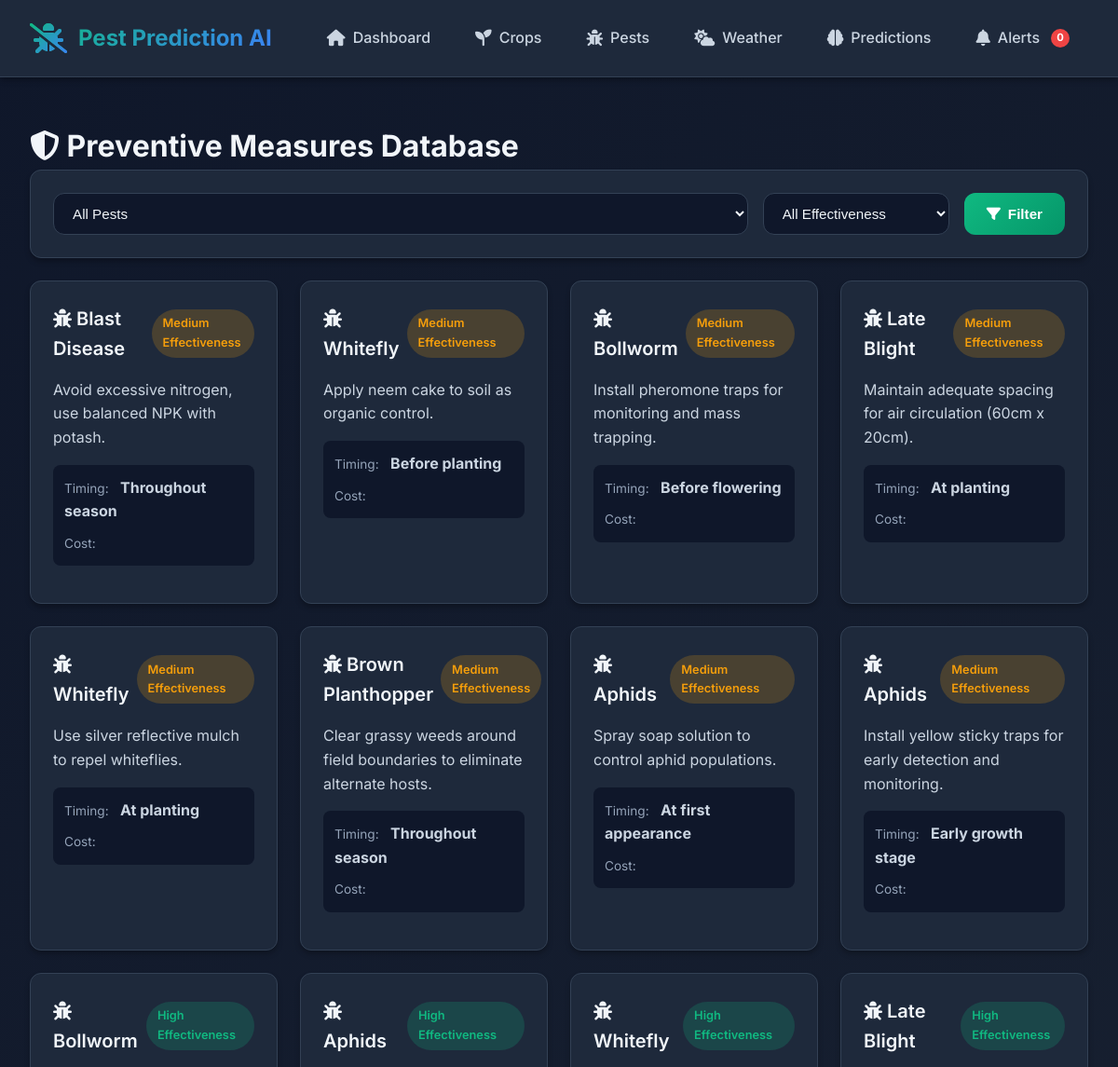
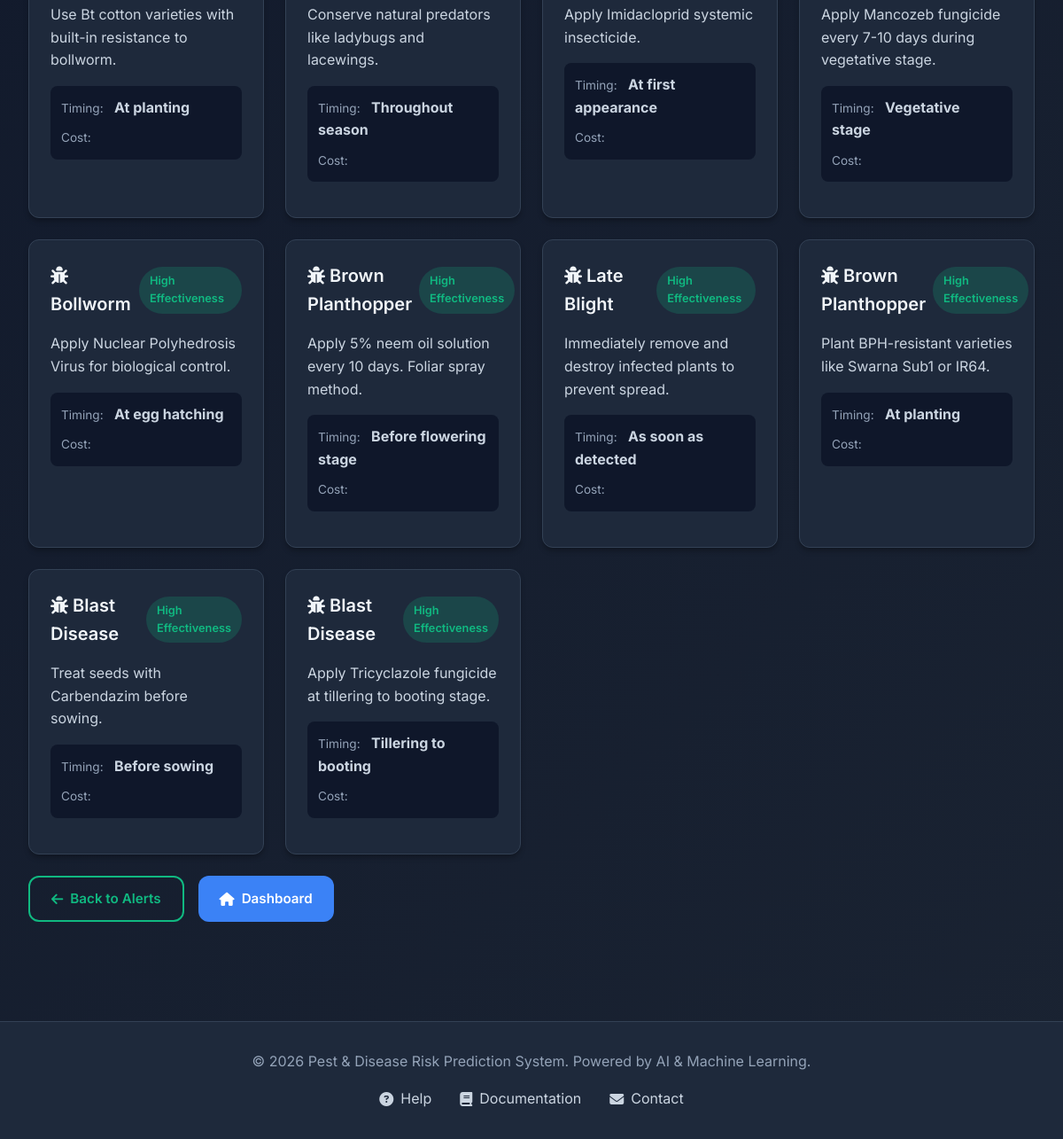
Page /alerts/preventive-measures/ on the committed database (2 pictures, top to bottom).
### alerts/models.py (models this page shows, shortened)
class PreventiveMeasure(models.Model):
    EFFECTIVENESS_LEVELS = [
        ('LOW', 'Low Effectiveness'),
        ('MEDIUM', 'Medium Effectiveness'),
        ('HIGH', 'High Effectiveness'),
        ('VERY_HIGH', 'Very High Effectiveness'),
    ]
    pest = models.ForeignKey(Pest, on_delete=models.CASCADE, related_name='preventive_measures')
    action = models.CharField(max_length=200, help_text="Name of the preventive action")
    description = models.TextField(help_text="Detailed description of the measure")
    effectiveness = models.CharField(max_length=10, choices=EFFECTIVENESS_LEVELS)
    timing = models.CharField(max_length=200, blank=True, help_text="When to apply this measure")
    dosage = models.CharField(max_length=200, blank=True, help_text="Recommended dosage/amount")
    created_at = models.DateTimeField(auto_now_add=True)
    updated_at = models.DateTimeField(auto_now=True)
    class Meta:
        ordering = ['-effectiveness', 'action']

### crops/models.py (models this page shows, shortened)
class Pest(models.Model):
    PEST_TYPES = [
        ('INSECT', 'Insect'),
        ('FUNGAL', 'Fungal Disease'),
        ('BACTERIAL', 'Bacterial Disease'),
        ('VIRAL', 'Viral Disease'),
        ('WEED', 'Weed'),
        ('OTHER', 'Other'),
    ]
    SEVERITY_LEVELS = [
        ('LOW', 'Low'),
        ('MEDIUM', 'Medium'),
        ('HIGH', 'High'),
        ('CRITICAL', 'Critical'),
    ]
    name = models.CharField(max_length=100)
    pest_type = models.CharField(max_length=20, choices=PEST_TYPES)
    description = models.TextField()
    severity_level = models.CharField(max_length=20, choices=SEVERITY_LEVELS)
    affected_crops = models.ManyToManyField(Crop, related_name='pests', blank=True)
    created_at = models.DateTimeField(auto_now_add=True)
    updated_at = models.DateTimeField(auto_now=True)
    class Meta:
        ordering = ['name']

### alerts/views.py (the view)
# urls.py: path('preventive-measures/', views.preventive_measures, name='preventive_measures'),
def preventive_measures(request):
    pest_id = request.GET.get('pest', '')
    effectiveness = request.GET.get('effectiveness', '')
    measures = PreventiveMeasure.objects.all().select_related('pest')
    if pest_id:
        measures = measures.filter(pest_id=pest_id)
    if effectiveness:
        measures = measures.filter(effectiveness=effectiveness)
    from crops.models import Pest
    pests = Pest.objects.all()
    context = {
        'measures': measures,
        'pests': pests,
        'selected_pest': pest_id,
        'selected_effectiveness': effectiveness,
    }
    return render(request, 'alerts/preventive_measures.html', context)

### templates/alerts/preventive_measures.html (shortened to what this page needs)
{% extends 'base.html' %}
{% load static %}
{% block content %}
<div class="preventive-measures-page">
    <h1><i class="fas fa-shield-alt"></i> Preventive Measures Database</h1>
    <div class="card mb-3">
        <div class="card-body">
            <form method="get" class="flex gap-2">
                <div class="form-group" style="flex: 1; margin-bottom: 0;">
                    <select name="pest" class="form-control">
                        <option value="">All Pests</option>
                    </select>
                </div>
                <div class="form-group" style="flex: 0 0 200px; margin-bottom: 0;">
                    <select name="effectiveness" class="form-control">
                        <option value="">All Effectiveness</option>
                    </select>
                </div>
                <button type="submit" class="btn btn-primary"><i class="fas fa-filter"></i> Filter</button>
            </form>
        </div>
    </div>
    <div class="grid grid-3">
        {% for measure in measures %}
            <div class="card">
                <div class="card-header flex-between">
                    <span><i class="fas fa-bug"></i> {{ measure.pest.name }}</span>
                    <span class="badge-pill badge-{% if measure.effectiveness == 'HIGH' %}success{% elif measure.effectiveness == 'MEDIUM' %}warning{% else %}info{% endif %}">
                        {{ measure.get_effectiveness_display }}
                    </span>
                </div>
                <div class="card-body">
                    <p style="color: var(--text-secondary); margin-bottom: 1rem;">{{ measure.description }}</p>
                    <div style="padding: 0.75rem; background: var(--bg-primary); border-radius: 8px; margin-bottom: 1rem;">
                        <div style="margin-bottom: 0.5rem;">
                            <span style="color: var(--text-muted); font-size: 0.85rem;">Timing:</span>
                            <strong style="margin-left: 0.5rem;">{{ measure.timing }}</strong>
                        </div>
                        <div>
                            <span style="color: var(--text-muted); font-size: 0.85rem;">Cost:</span>
                        </div>
                    </div>
                </div>
            </div>
        {% endfor %}
    </div>
    <div class="flex gap-2 mt-3">
        <a href="{% url 'alerts:alert_list' %}" class="btn btn-outline">
            <i class="fas fa-arrow-left"></i> Back to Alerts
        </a>
        <a href="{% url 'dashboard:home' %}" class="btn btn-secondary">
            <i class="fas fa-home"></i> Dashboard
        </a>
    </div>
</div>
{% endblock %}

### static/css/style.css (style rules this page uses)
:root { --primary-color: #10b981; --primary-dark: #059669; --secondary-color: #3b82f6; --danger-color: #ef4444; --warning-color: #f59e0b; --success-color: #10b981; --info-color: #3b82f6; --bg-primary: #0f172a; --bg-secondary: #1e293b; --bg-card: #1e293b; --bg-hover: #334155; --text-primary: #f1f5f9; --text-secondary: #cbd5e1; --text-muted: #94a3b8; --border-color: #334155; --shadow: 0 4px 6px -1px rgba(0, 0, 0, 0.3); --shadow-lg: 0 10px 15px -3px rgba(0, 0, 0, 0.4); --radius: 12px; --transition: all 0.3s cubic-bezier(0.4, 0, 0.2, 1); }
* { margin: 0; padding: 0; box-sizing: border-box; }
body { font-family: 'Inter', -apple-system, BlinkMacSystemFont, 'Segoe UI', sans-serif; background: linear-gradient(135deg, var(--bg-primary) 0%, #1a2332 100%); color: var(--text-primary); line-height: 1.6; min-height: 100vh; }
a { text-decoration: none; color: inherit; transition: var(--transition); }
.card { background: var(--bg-card); border-radius: var(--radius); padding: 1.5rem; box-shadow: var(--shadow); border: 1px solid var(--border-color); transition: var(--transition); }
.card-header { font-size: 1.25rem; font-weight: 600; margin-bottom: 1rem; color: var(--text-primary); display: flex; align-items: center; gap: 0.5rem; }
.card-body { color: var(--text-secondary); }
.grid { display: grid; gap: 1.5rem; }
.grid-3 { grid-template-columns: repeat(auto-fit, minmax(250px, 1fr)); }
.btn { padding: 0.75rem 1.5rem; border-radius: var(--radius); border: none; font-weight: 600; cursor: pointer; transition: var(--transition); display: inline-flex; align-items: center; gap: 0.5rem; font-size: 0.95rem; }
.btn-primary { background: linear-gradient(135deg, var(--primary-color), var(--primary-dark)); color: white; }
.btn-secondary { background: var(--secondary-color); color: white; }
.btn-outline { background: transparent; border: 2px solid var(--primary-color); color: var(--primary-color); }
.form-group { margin-bottom: 1.5rem; }
.form-control { width: 100%; padding: 0.75rem 1rem; background: var(--bg-primary); border: 1px solid var(--border-color); border-radius: var(--radius); color: var(--text-primary); font-size: 0.95rem; transition: var(--transition); }
select.form-control { cursor: pointer; }
.badge-pill { padding: 0.35rem 0.75rem; border-radius: 50px; font-size: 0.8rem; font-weight: 600; display: inline-block; }
.badge-success { background: rgba(16, 185, 129, 0.2); color: var(--success-color); }
.badge-warning { background: rgba(245, 158, 11, 0.2); color: var(--warning-color); }
.mt-3 { margin-top: 1.5rem; }
.mb-3 { margin-bottom: 1.5rem; }
.flex { display: flex; }
.flex-between { display: flex; justify-content: space-between; align-items: center; }
.gap-2 { gap: 1rem; }

### rows in the picture
PreventiveMeasure: pest.name "Blast Disease", effectiveness "Medium Effectiveness", description "Avoid excessive nitrogen, use balanced NPK with potash.", timing "Throughout season"
PreventiveMeasure: pest.name "Whitefly", effectiveness "Medium Effectiveness", description "Apply neem cake to soil as organic control.", timing "Before planting"
PreventiveMeasure: pest.name "Bollworm", effectiveness "Medium Effectiveness", description "Install pheromone traps for monitoring and mass trapping.", timing "Before flowering"
PreventiveMeasure: pest.name "Late Blight", effectiveness "Medium Effectiveness", description "Maintain adequate spacing for air circulation (60cm x 20cm).", timing "At planting"
PreventiveMeasure: pest.name "Whitefly", effectiveness "Medium Effectiveness", description "Use silver reflective mulch to repel whiteflies.", timing "At planting"
PreventiveMeasure: pest.name "Brown Planthopper", effectiveness "Medium Effectiveness", description "Clear grassy weeds around field boundaries to eliminate alternate hosts.", timing "Throughout season"
PreventiveMeasure: pest.name "Aphids", effectiveness "Medium Effectiveness", description "Spray soap solution to control aphid populations.", timing "At first appearance"
PreventiveMeasure: pest.name "Aphids", effectiveness "Medium Effectiveness", description "Install yellow sticky traps for early detection and monitoring.", timing "Early growth stage"
PreventiveMeasure: pest.name "Bollworm", effectiveness "High Effectiveness", description "Use Bt cotton varieties with built-in resistance to bollworm.", timing "At planting"
PreventiveMeasure: pest.name "Aphids", effectiveness "High Effectiveness", description "Conserve natural predators like ladybugs and lacewings.", timing "Throughout season"
PreventiveMeasure: pest.name "Whitefly", effectiveness "High Effectiveness", description "Apply Imidacloprid systemic insecticide.", timing "At first appearance"
PreventiveMeasure: pest.name "Late Blight", effectiveness "High Effectiveness", description "Apply Mancozeb fungicide every 7-10 days during vegetative stage.", timing "Vegetative stage"
PreventiveMeasure: pest.name "Bollworm", effectiveness "High Effectiveness", description "Apply Nuclear Polyhedrosis Virus for biological control.", timing "At egg hatching"
PreventiveMeasure: pest.name "Brown Planthopper", effectiveness "High Effectiveness", description "Apply 5% neem oil solution every 10 days. Foliar spray method.", timing "Before flowering stage"
PreventiveMeasure: pest.name "Late Blight", effectiveness "High Effectiveness", description "Immediately remove and destroy infected plants to prevent spread.", timing "As soon as detected"
PreventiveMeasure: pest.name "Brown Planthopper", effectiveness "High Effectiveness", description "Plant BPH-resistant varieties like Swarna Sub1 or IR64.", timing "At planting"
PreventiveMeasure: pest.name "Blast Disease", effectiveness "High Effectiveness", description "Treat seeds with Carbendazim before sowing.", timing "Before sowing"
PreventiveMeasure: pest.name "Blast Disease", effectiveness "High Effectiveness", description "Apply Tricyclazole fungicide at tillering to booting stage.", timing "Tillering to booting"
